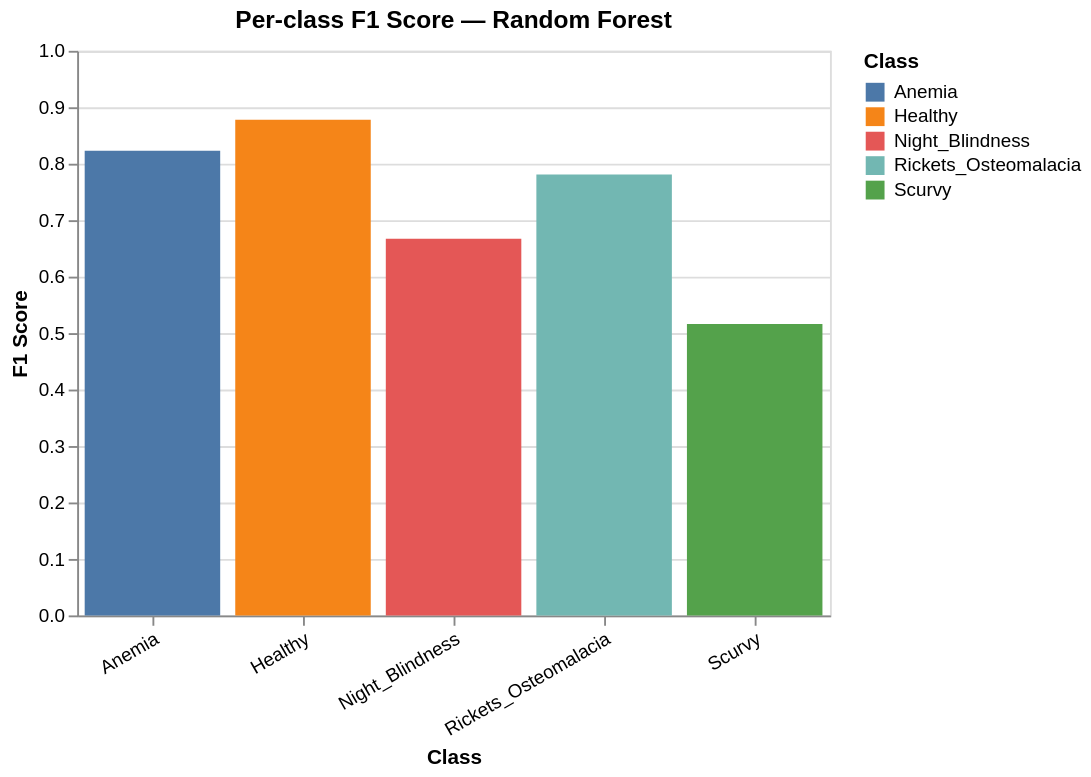

The notebook cell saved with this chart:
### Code cell
# Per-class F1
f1_scores = f1_score(y_val, y_val_pred, average=None, labels=classes)
data = pd.DataFrame({'Class': classes, 'F1 Score': f1_scores.round(3)})
chart = alt.Chart(data).mark_bar().encode(
    x=alt.X('Class:N', axis=alt.Axis(labelAngle=-30)),
    y=alt.Y('F1 Score:Q', scale=alt.Scale(domain=[0, 1])),
    color=alt.Color('Class:N', scale=alt.Scale(scheme='tableau10')),
    tooltip=['Class', alt.Tooltip('F1 Score:Q', format='.3f')]
).properties(width=400, height=300, title='Per-class F1 Score — Random Forest')
chart

### Figure 1 — Vega-Lite specification as saved in the notebook (floating-point values rounded to 4 significant figures)
{"config": {"view": {"continuousWidth": 300, "continuousHeight": 300}}, "data": {"name": "data-f378575a1b342ae4dc8e30f66a8ca78c"}, "mark": {"type": "bar"}, "encoding": {"color": {"field": "Class", "scale": {"scheme": "tableau10"}, "type": "nominal"}, "tooltip": [{"field": "Class", "type": "nominal"}, {"field": "F1 Score", "format": ".3f", "type": "quantitative"}], "x": {"axis": {"labelAngle": -30}, "field": "Class", "type": "nominal"}, "y": {"field": "F1 Score", "scale": {"domain": [0, 1]}, "type": "quantitative"}}, "height": 300, "title": "Per-class F1 Score — Random Forest", "width": 400, "$schema": "https://vega.github.io/schema/vega-lite/v5.20.1.json", "datasets": {"data-f378575a1b342ae4dc8e30f66a8ca78c": [{"Class": "Anemia", "F1 Score": 0.823}, {"Class": "Healthy", "F1 Score": 0.878}, {"Class": "Night_Blindness", "F1 Score": 0.667}, {"Class": "Rickets_Osteomalacia", "F1 Score": 0.781}, {"Class": "Scurvy", "F1 Score": 0.516}]}}
